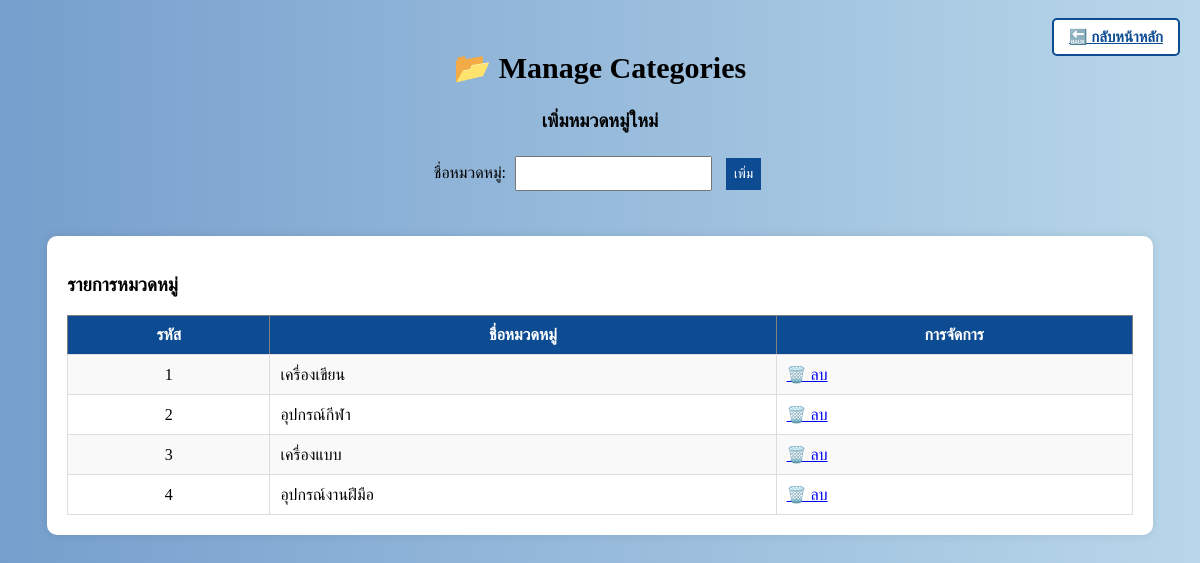
Screenshot of /manage_categories.php (signed in) with the database file from the repository.
### tables this page shows
CREATE TABLE `categories` (
  `c_ID` int(11) NOT NULL,
  `c_name` varchar(255) NOT NULL
);

### manage_categories.php (the view, shortened to what this page needs)
<?php
include 'db.php';
$sql = "SELECT * FROM Categories";
$categories = $conn->query($sql);
?>
<!DOCTYPE html>
<html>
<head>
</head>
<body>
    <h2>📂 Manage Categories</h2>
    <a href="index.php" class="back-home">🔙 กลับหน้าหลัก</a>
    <div class="form-section">
        <h3>เพิ่มหมวดหมู่ใหม่</h3>
        <form method="POST">
            <label>ชื่อหมวดหมู่:</label>
            <input type="text" name="c_name" required>
            <button type="submit" name="add_category">เพิ่ม</button>
        </form>
    </div>
    <div class="table-container">
        <h3>รายการหมวดหมู่</h3>
        <table border="1">
            <tr>
                <th>รหัส</th>
                <th>ชื่อหมวดหมู่</th>
                <th>การจัดการ</th>
            </tr>
            <?php while ($row = $categories->fetch_assoc()) { ?>
                <tr>
                    <td><?= $row['c_ID'] ?></td>
                    <td><?= $row['c_name'] ?></td>
                    <td>
                        <a href="manage_categories.php?delete=<?= $row['c_ID'] ?>"
                            onclick="return confirm('ลบหมวดหมู่นี้?')">🗑️ ลบ</a>
                    </td>
                </tr>
            <?php } ?>
        </table>
    </div>
</body>
</html>

### manage_categories.php (style rules this page uses)
body { background: linear-gradient(to right, #769FCD, #B9D7EA); }
.back-home { position: absolute; top: 18px; right: 20px; font-size: 15px; padding: 8px 15px; border: 2px solid #0D4C92; border-radius: 5px; background-color: white; color: #0D4C92; font-weight: bold; transition: all 0.3s ease; }

### rows the page displays
categories: c_ID "1", c_name "เครื่องเขียน"
categories: c_ID "2", c_name "อุปกรณ์กีฬา"
categories: c_ID "3", c_name "เครื่องแบบ"
categories: c_ID "4", c_name "อุปกรณ์งานฝีมือ"
